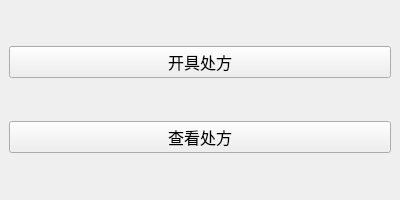
<?xml version="1.0" encoding="UTF-8"?>
<ui version="4.0">
 <class>DoctorWindow</class>
 <widget class="QMainWindow" name="DoctorWindow">
  <property name="windowModality">
   <enum>Qt::WindowModal</enum>
  </property>
  <property name="geometry">
   <rect>
    <x>0</x>
    <y>0</y>
    <width>400</width>
    <height>200</height>
   </rect>
  </property>
  <property name="windowTitle">
   <string>处方管理</string>
  </property>
  <widget class="QWidget" name="centralwidget">
   <layout class="QVBoxLayout" name="verticalLayout">
    <item>
     <widget class="QPushButton" name="pushButton_1">
      <property name="font">
       <font>
        <pointsize>12</pointsize>
       </font>
      </property>
      <property name="text">
       <string>开具处方</string>
      </property>
     </widget>
    </item>
    <item>
     <widget class="QPushButton" name="pushButton_2">
      <property name="font">
       <font>
        <pointsize>12</pointsize>
       </font>
      </property>
      <property name="text">
       <string>查看处方</string>
      </property>
     </widget>
    </item>
   </layout>
  </widget>
 </widget>
 <resources/>
 <connections/>
</ui>
